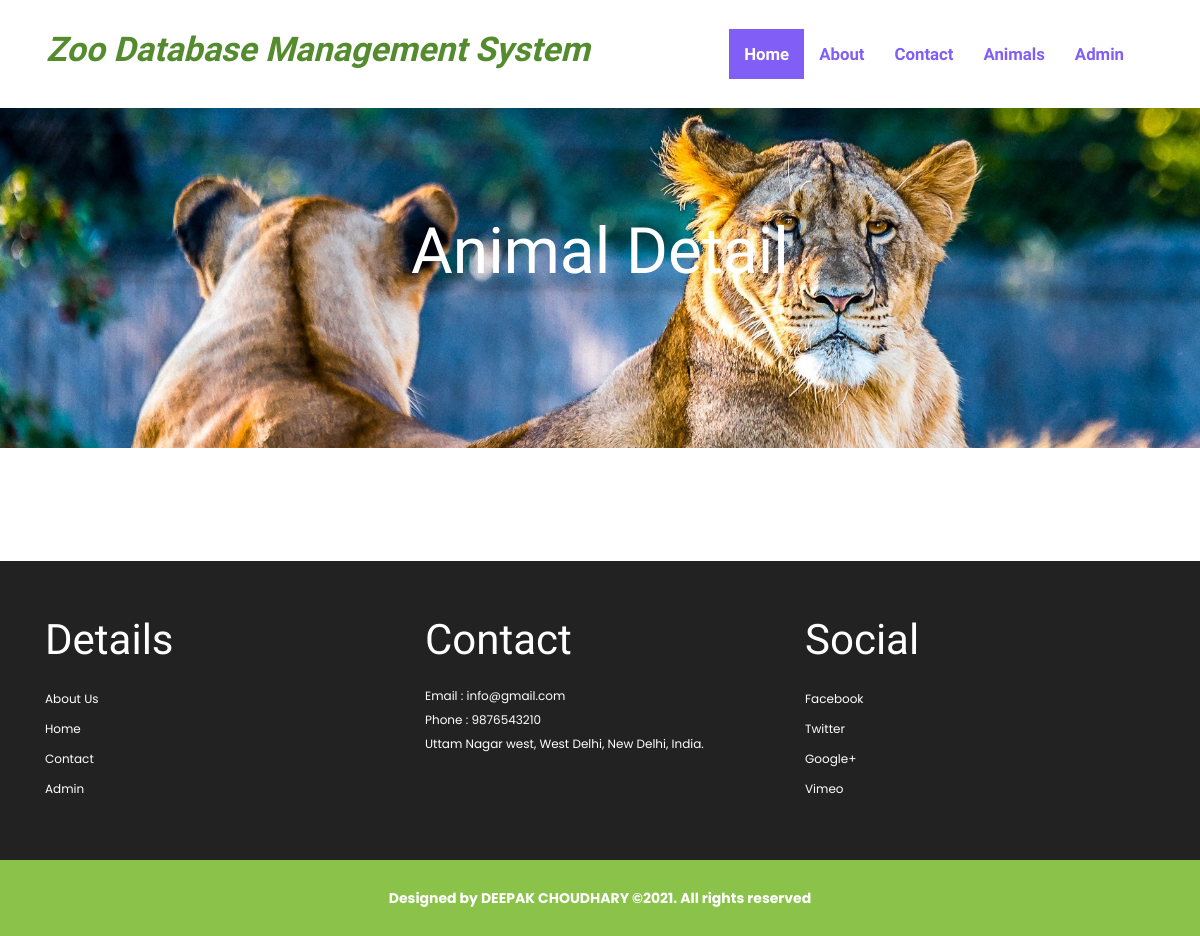
Page /animal-detail.php on the committed database.
### tables this page shows
CREATE TABLE `tblpage` (
  `ID` int(10) NOT NULL,
  `PageType` varchar(200) DEFAULT NULL,
  `PageTitle` varchar(200) DEFAULT NULL,
  `PageDescription` mediumtext DEFAULT NULL,
  `Email` varchar(200) DEFAULT NULL,
  `MobileNumber` bigint(10) DEFAULT NULL,
  `UpdationDate` timestamp NULL DEFAULT NULL ON UPDATE current_timestamp()
);

### includes/special.php (the view)
<div class="specials-section">
					<div class="container">
						<div class="specials-grids">
							<div class="col-md-4 specials1">
								<h3> details</h3>
								<ul>
									<li><a href="about.php">About Us</a></li>
									<li><a href="index.php">Home</a></li>
									<li><a href="contact.php">Contact</a></li>
									<li><a href="admin/index.php">Admin</a></li>
								</ul>
							</div>
							<div class="col-md-4 specials1">
								<h3>contact</h3>
								<?php
 $query=mysqli_query($con,"select * from  tblpage where PageType='contactus'");
 while ($row=mysqli_fetch_array($query)) {
 ?>
								<address>
									<p>Email : <?php  echo $row['Email'];?></p>
								 <p>Phone : <?php  echo $row['MobileNumber'];?></p>
								 <p><?php  echo $row['PageDescription'];?></p>
								</address><?php } ?>
							</div>
							<div class="col-md-4 specials1">
								<h3>social</h3>
								<ul>
									<li><a href="#">facebook</a></li>
									<li><a href="#">twitter</a></li>
									<li><a href="#">google+</a></li>
									<li><a href="#">vimeo</a></li>
								</ul>
							</div>
							<div class="clearfix"></div>
						</div>
					</div>
				</div>

### css/style.css (style rules this page uses)
body a { transition: 0.5s all; -webkit-transition: 0.5s all; -moz-transition: 0.5s all; -o-transition: 0.5s all; -ms-transition: 0.5s all; }
h1, h2, h3, h4, h5, h6 { padding: 0 0; margin: 0 0; }
p { padding: 0 0; margin: 0 0; }
ul { padding: 0 0; margin: 0 0; }
body { padding: 0 0; margin: 0 0; font-family: 'Poppins'; }
.specials-section { padding: 4em 0; background: #222; }
.specials-section h3 { font-size: 3em; text-transform: capitalize; font-family: 'Amaranth'; color: #fff; margin-bottom: 0.5em; }
.specials1 p { font-size: 12px; line-height: 2em; color: #ffffff; }
.specials1 ul li { list-style-type: none; padding: 0.3em 0; }
.specials1 ul li a { font-size: 12px; text-decoration: none; line-height: 1.8em; color: #ffffff; list-style: none; text-transform: capitalize; }

### rows in the picture
tblpage: Email "info@gmail.com", MobileNumber "9876543210", PageDescription "Uttam Nagar west, West Delhi, New Delhi, India."
